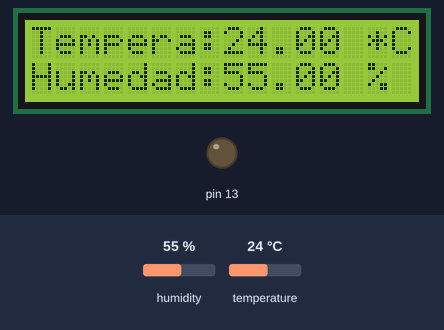
This sketch was run on a simulated Arduino Uno, built with avr-gcc and run on an emulated ATmega328P. Parts: 16×2 character LCD, output pins drawn as LEDs (lit = HIGH). The inputs (shaded band) are chosen by the test bench; at power-on: temperature 24 °C, humidity 55 %.

Above: at 5.6 s.
5.7 s: temperature set to 32.1 °C
At 10.6 s:
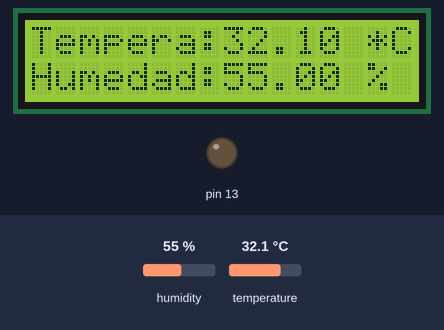
13.2 s: temperature set to 33.4 °C
At 16.0 s:
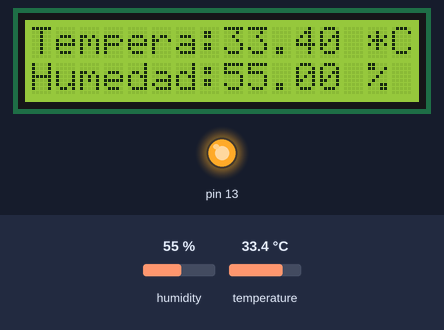
20.7 s: humidity set to 22 %
At 25.6 s:
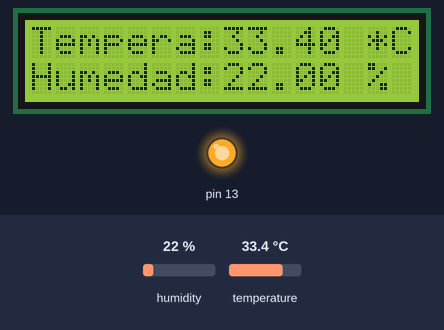
28.2 s: humidity set to 40 %
At 31.0 s:
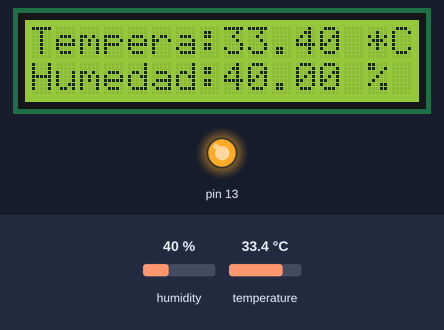
Timing chart, 0 to 32.5 s (numbered marks = the images above; inputs shaded):
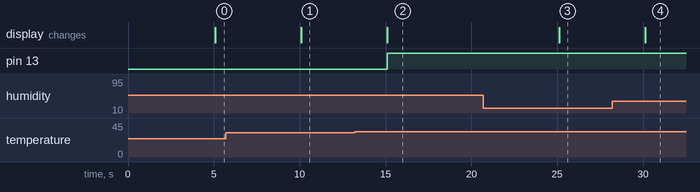

The sketch:

PruebaDHT22.ino
```cpp
#include <LiquidCrystal.h>
LiquidCrystal lcd(12, 11, 5, 4, 3, 2);

#include "DHT.h"

#define DHTPIN 8     // Pin donde está conectado el sensor

//#define DHTTYPE DHT11   // Descomentar si se usa el DHT 11
#define DHTTYPE DHT22   // Sensor DHT22

DHT dht(DHTPIN, DHTTYPE);

void setup() {
  //lcd.begin(9600);
  lcd.begin(16, 2);
  lcd.setCursor(0, 0);
  lcd.println("....Iniciando...");
  lcd.setCursor(0, 1);
  lcd.println(".... Sensor ....");
  dht.begin();
  pinMode(13, OUTPUT);
}
void loop() {
  delay(5000);
  float h = dht.readHumidity(); //Leemos la Humedad
  float t = dht.readTemperature(); //Leemos la temperatura en grados Celsius
  //float f = dht.readTemperature(true); //Leemos la temperatura en grados Fahrenheit
  //--------Enviamos las lecturas por el puerto serial-------------
  lcd.setCursor(0, 0);
  lcd.print("Tempera:");
  lcd.print(t);
  lcd.print(" *C ");
  //lcd.print(f);
  //lcd.println(" *F");

  lcd.setCursor(0, 1);
  lcd.print("Humedad:");
  lcd.print(h);
  lcd.print(" % ");

if (t >= 33)
   {
   digitalWrite(13, HIGH); // Enciende el Led 13.
   //lcd.write("ON"); // Envía por el puerto ON.

    }
else
   {
      digitalWrite(13, LOW); // Apaga el Led 13.
   //lcd.write("OFF"); // Envía por el puerto OFF.
   }
}
```

Measured:
- the behaviour switches between 32.9 and 33 °C on temperature (found by bisection; images 1 and 2)
- after the input at 5.7 s, the display: changes after 4.4 s (image 1)
- after the input at 13.2 s, pin 13: LOW → HIGH after 1.9 s; the display: changes after 1.9 s (image 2)
- after the input at 20.7 s, the display: changes after 4.4 s (image 3)
- after the input at 28.2 s, the display: changes after 1.9 s (image 4)
